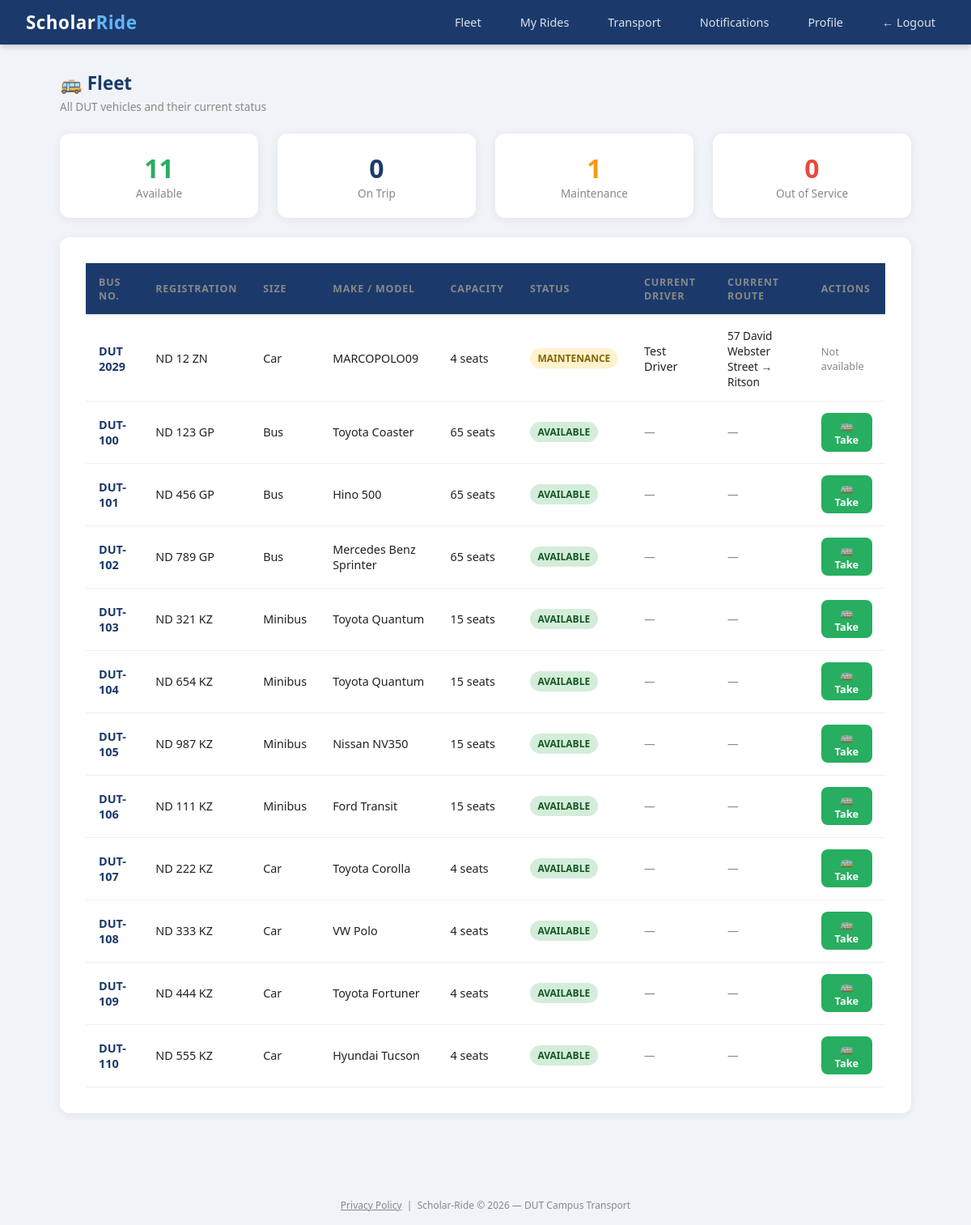
Page /admin/fleet (signed in) on the earlier database version.
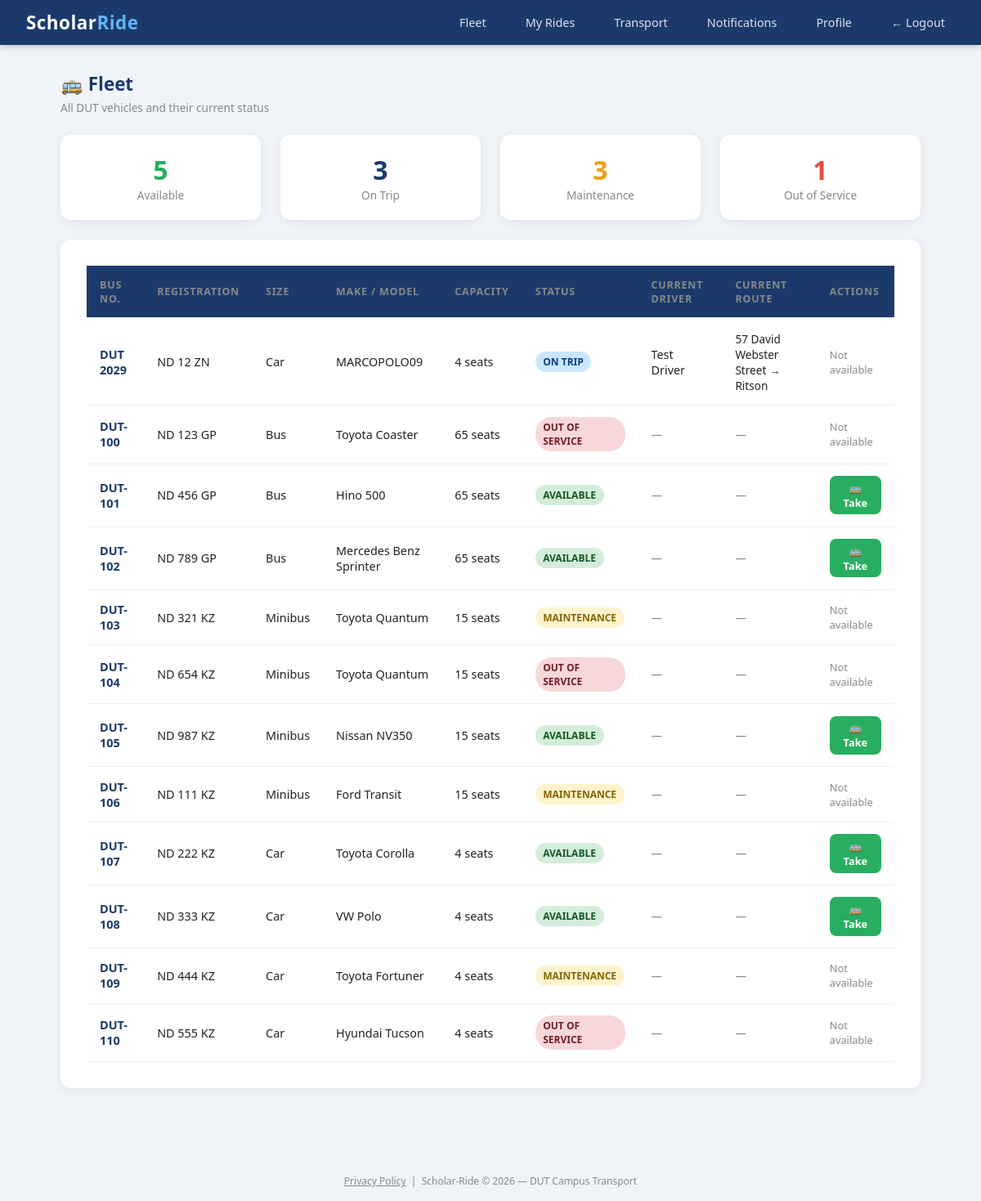
Same page on the later database version.
### scholar_ride/models.py (models this page shows)
class Vehicle(db.Model):
    id = db.Column(db.Integer, primary_key=True)
    bus_number = db.Column(db.String(20), unique=True, nullable=False)
    registration_number = db.Column(db.String(20), unique=True, nullable=False)
    vehicle_type = db.Column(db.String(50), nullable=False)
    make_model = db.Column(db.String(100), nullable=False)
    capacity = db.Column(db.Integer, nullable=False)
    status = db.Column(db.String(20), default='available')
    current_driver_id = db.Column(db.Integer, db.ForeignKey('user.id'), nullable=True)
    current_ride_id = db.Column(db.Integer, db.ForeignKey('ride.id'), nullable=True)
    notes = db.Column(db.String(200), nullable=True)
    created_at = db.Column(db.DateTime, default=datetime.utcnow)
    current_driver = db.relationship('User', foreign_keys=[current_driver_id])
    current_ride = db.relationship('Ride', foreign_keys=[current_ride_id])

class User(db.Model, UserMixin):
    id = db.Column(db.Integer, primary_key=True)
    student_number = db.Column(db.String(20), unique=True, nullable=True)
    staff_number = db.Column(db.String(20), unique=True, nullable=True)
    full_name = db.Column(db.String(100), nullable=False)
    email = db.Column(db.String(120), unique=True, nullable=False)
    phone = db.Column(db.String(20), nullable=False)
    password_hash = db.Column(db.String(128), nullable=False)
    role = db.Column(db.String(20), default='student')
    department = db.Column(db.String(100), nullable=True)
    verified = db.Column(db.Boolean, default=False)
    approval_status = db.Column(db.String(20), default='pending')
    otp = db.Column(db.String(6), nullable=True)
    created_at = db.Column(db.DateTime, default=datetime.utcnow)
    driver_code = db.Column(db.String(20), nullable=True)
    rides = db.relationship('Ride', backref='driver', lazy=True)
    bookings = db.relationship('Booking', backref='student', lazy=True)
    session_token = db.Column(db.String(100), nullable=True)

class Ride(db.Model):
    id = db.Column(db.Integer, primary_key=True)
    driver_id = db.Column(db.Integer, db.ForeignKey('user.id'), nullable=False)
    origin = db.Column(db.String(200), nullable=False)
    destination = db.Column(db.String(200), nullable=False)
    departure_time = db.Column(db.DateTime, nullable=False)
    available_seats = db.Column(db.Integer, nullable=False)
    total_seats = db.Column(db.Integer, nullable=False)
    status = db.Column(db.String(20), default='active')
    created_at = db.Column(db.DateTime, default=datetime.utcnow)
    bookings = db.relationship('Booking', backref='ride', lazy=True)
    vehicle_type = db.Column(db.String(50), nullable=True)
    vehicle_model = db.Column(db.String(100), nullable=True)
    registration_number = db.Column(db.String(20), nullable=True)
    completed_at = db.Column(db.DateTime, nullable=True)

### scholar_ride/routes/admin.py (the view)
@admin.route('/admin/fleet')
@login_required
def fleet():
    if current_user.role not in ['admin', 'driver']:
        flash('Not authorised.', 'danger')
        return redirect('/rides')
    from scholar_ride.models import Vehicle
    filter_status = request.args.get('filter', '')
    vehicles_all = Vehicle.query.order_by(Vehicle.bus_number).all()
    if filter_status:
        vehicles = Vehicle.query.filter_by(status=filter_status).order_by(Vehicle.bus_number).all()
    else:
        vehicles = vehicles_all
    return render_template('admin/fleet.html', vehicles=vehicles, vehicles_all=vehicles_all, filter=filter_status)

### scholar_ride/models.py (called while the page is built)
@login_manager.user_loader
def load_user(user_id):
    return User.query.get(int(user_id))

### scholar_ride/templates/admin/fleet.html (shortened to what the changed rows need)
{% extends "base.html" %}
{% block content %}
<div class="row mb-4">
    <div class="col">
        <a href="/admin/fleet?filter=available" style="text-decoration:none;">
            <div class="stat-card" style="cursor:pointer; border:2px solid {% if filter == 'available' %}#27ae60{% else %}transparent{% endif %};">
                <div class="stat-number" style="color:#27ae60;">
                    {{ vehicles_all | selectattr('status', 'equalto', 'available') | list | length }}
                </div>
                <div class="stat-label">Available</div>
            </div>
        </a>
    </div>
    <div class="col">
        <a href="/admin/fleet?filter=on_trip" style="text-decoration:none;">
            <div class="stat-card" style="cursor:pointer; border:2px solid {% if filter == 'on_trip' %}#1B3A6B{% else %}transparent{% endif %};">
                <div class="stat-number" style="color:#1B3A6B;">
                    {{ vehicles_all | selectattr('status', 'equalto', 'on_trip') | list | length }}
                </div>
                <div class="stat-label">On Trip</div>
            </div>
        </a>
    </div>
    <div class="col">
        <a href="/admin/fleet?filter=maintenance" style="text-decoration:none;">
            <div class="stat-card" style="cursor:pointer; border:2px solid {% if filter == 'maintenance' %}#f39c12{% else %}transparent{% endif %};">
                <div class="stat-number" style="color:#f39c12;">
                    {{ vehicles_all | selectattr('status', 'equalto', 'maintenance') | list | length }}
                </div>
                <div class="stat-label">Maintenance</div>
            </div>
        </a>
    </div>
    <div class="col">
        <a href="/admin/fleet?filter=out_of_service" style="text-decoration:none;">
            <div class="stat-card" style="cursor:pointer; border:2px solid {% if filter == 'out_of_service' %}#e74c3c{% else %}transparent{% endif %};">
                <div class="stat-number" style="color:#e74c3c;">
                    {{ vehicles_all | selectattr('status', 'equalto', 'out_of_service') | list | length }}
                </div>
                <div class="stat-label">Out of Service</div>
            </div>
        </a>
    </div>
</div>
<div class="card p-3" style="margin-top: 1.5rem;">
    {% if vehicles %}
    <table class="fleet-table" style="width:100%; border-collapse:collapse;">
        <thead>
            <tr>
                <th>Bus No.</th>
                <th>Registration</th>
                <th>Size</th>
                <th>Make / Model</th>
                <th>Capacity</th>
                <th>Status</th>
                <th>Current Driver</th>
                <th>Current Route</th>
                {% if current_user.role in ['admin', 'driver'] %}
                <th>Actions</th>
                {% endif %}
            </tr>
        </thead>
        <tbody>
            {% for vehicle in vehicles %}
            <tr>
                <td><strong style="color:#1B3A6B;">{{ vehicle.bus_number }}</strong></td>
                <td>{{ vehicle.registration_number }}</td>
                <td>{{ vehicle.vehicle_type }}</td>
                <td>{{ vehicle.make_model }}</td>
                <td>{{ vehicle.capacity }} seats</td>
                <td>
                    {% if vehicle.status == 'on_trip' and vehicle.current_ride %}
                        <a href="/rides/{{ vehicle.current_ride_id }}" style="text-decoration:none;">
                            <span class="badge badge-primary" style="cursor:pointer;">
                                ON TRIP
                            </span>
                        </a>
                    {% elif vehicle.status == 'available' %}
                        <span class="badge badge-success">AVAILABLE</span>
                    {% elif vehicle.status == 'maintenance' %}
                        <span class="badge badge-warning">MAINTENANCE</span>
                    {% else %}
                        <span class="badge badge-danger">OUT OF SERVICE</span>
                    {% endif %}
                </td>
                <td>
                    {% if vehicle.current_driver %}
                        {{ vehicle.current_driver.full_name }}
                    {% else %}
                        <span class="text-muted">—</span>
                    {% endif %}
                </td>
                <td>
                    {% if vehicle.current_ride %}
                        <span style="font-size:0.85rem;">
                            {{ vehicle.current_ride.origin }} → {{ vehicle.current_ride.destination }}
                        </span>
                    {% else %}
                        <span class="text-muted">—</span>
                    {% endif %}
                </td>
                {% if current_user.role in ['admin', 'driver'] %}
                <td>
                    <div class="action-cell">
                        {% if current_user.role == 'driver' %}
                            {% if vehicle.status == 'available' %}
                                <a href="/admin/fleet/{{ vehicle.id }}/take"
                                   class="btn btn-sm btn-success">🚌 Take</a>
                            {% else %}
                                <span class="text-muted" style="font-size:0.8rem;">Not available</span>
                            {% endif %}
                        {% endif %}
                    </div>
                </td>
                {% endif %}
            </tr>
            {% endfor %}
        </tbody>
    </table>
    {% endif %}
</div>
{% endblock %}

Differences in the rows shown:
changed Vehicle "DUT 2029": status "MAINTENANCE" → "ON TRIP"
changed Vehicle "DUT-100": status "AVAILABLE 🚌 Take" → "OUT OF SERVICE Not available"
changed Vehicle "DUT-103": status "AVAILABLE 🚌 Take" → "MAINTENANCE Not available"
changed Vehicle "DUT-104": status "AVAILABLE 🚌 Take" → "OUT OF SERVICE Not available"
changed Vehicle "DUT-106": status "AVAILABLE 🚌 Take" → "MAINTENANCE Not available"
changed Vehicle "DUT-109": status "AVAILABLE 🚌 Take" → "MAINTENANCE Not available"
changed Vehicle "DUT-110": status "AVAILABLE 🚌 Take" → "OUT OF SERVICE Not available"
Other differences:
text no longer shown: "11 0 0"
text now shown: "5 3 3"
